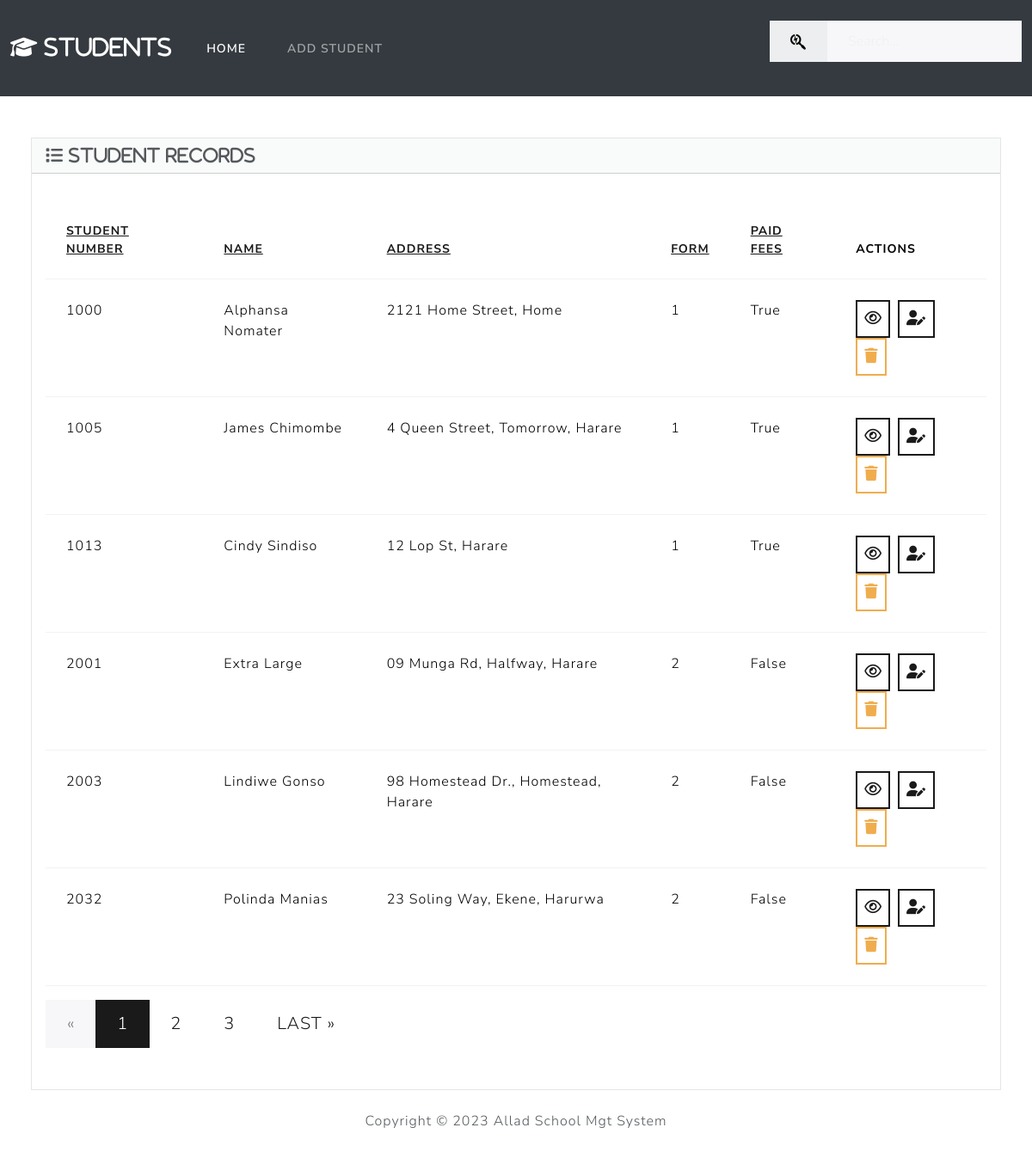
The page / on the database its author committed.
### students/models.py (models this page shows, shortened)
class Student(models.Model):
    student_number = models.PositiveIntegerField(unique=True)
    first_name = models.CharField(max_length=50)
    last_name = models.CharField(max_length=50)
    address = models.CharField(max_length=200)
    form = models.CharField(max_length=50)
    paidFees = models.BooleanField(default=False)

### students/views.py (the view)
# urls.py: path('',views.index, name='index'),
def index(request):
    sort_by = request.GET.get('sort_by', 'student_number')  # Default sort is by 'student_number'
    student_list = Student.objects.all().order_by(sort_by)
    paginator = Paginator(student_list, 6)  # Show 6 students per page.
    page_number = request.GET.get('page')
    students = paginator.get_page(page_number)
    return render(request, 'students/index.html', {'students': students})

### students/templates/students/index.html (shortened to what this page needs)
{% extends "students/base.html" %}
{% block body %}
  <div class="row">
      <div class="col-12">
      {% if students %}
          <div class="card bg-light ms-4 me-4 mb-4">
              <div class="card-header">
                  <i class="fa-solid fa-list fa-lg"> Student Records</i>
              </div>
              <div class="card-body">
                  <p class="card-text">
                      <div class="table-responsive">
                          <table class="table table-hover">
                              <thead>
                                <tr>
                                <th scope="col"><a href="?sort_by=student_number">Student Number</a></th>
                                <th scope="col"><a href="?sort_by=first_name"> Name</a></th>
                                <th scope="col"><a href="?sort_by=address">Address</a></th>
                                <th scope="col"><a href="?sort_by=form">Form</a></th>
                                <th scope="col"><a href="?sort_by=paidFees">Paid Fees</a></th>
                                <th scope="col">Actions</th>
                                </tr>
                              </thead>
                              <tbody>
                              {% for student in students %}
                                <tr>
                                  <td>{{ student.student_number }}</td>
                                  <td>{{ student.first_name }} {{ student.last_name }}</td>
                                  <td>{{ student.address }}</td>
                                  <td>{{ student.form }}</td>
                                  <td>{{ student.paidFees }}</td>
                                  <td>
                                    <button type="button" class="btn btn-outline-primary me-1 p-2" href="{% url 'view_student' student.id %}" data-toggle="modal" data-target="#view{{student.id}}">
                                    </button>
                                    <a class="btn btn-outline-primary me-1 p-2" href="{% url 'edit' student.id %}">
                                    </a>
                                    <button type="button" class="btn btn-outline-warning p-2" href="{% url 'delete' student.id %}" data-toggle="modal" data-target="#delete{{student.id}}">
                                    </button>
                                  </td>
                                </tr>
                                {% endfor %}
                              </tbody>
                          </table>
                          <div>
                            <ul class="pagination pagination-lg">
                                {% if students.has_previous %}
                                    <li class="page-item">
                                        <a class="page-link" href="?page=1">« FIRST</a>
                                    </li>
                                {% else %}
                                    <li class="page-item disabled">
                                        <a class="page-link" href="#">«</a>
                                    </li>
                                {% endif %}
                                {% for i in students.paginator.page_range %}
                                    {% if students.number == i %}
                                        <li class="page-item active">
                                            <a class="page-link" href="#">{{ i }}</a>
                                        </li>
                                    {% else %}
                                        <li class="page-item">
                                            <a class="page-link" href="?page={{ i }}">{{ i }}</a>
                                        </li>
                                    {% endif %}
                                {% endfor %}
                                {% if students.has_next %}
                                    <li class="page-item">
                                        <a class="page-link" href="?page={{ students.paginator.num_pages }}">LAST »</a>
                                    </li>
                                {% else %}
                                    <li class="page-item disabled">
                                        <a class="page-link" href="#">END</a>
                                    </li>
                                {% endif %}
                            </ul>
                        </div>
                      </div>
                  </p>
              </div>
          </div>
      {% else %}
          <h5 class="alert alert-primary ms-4 me-4">No Student Records Found</h5>
      {% endif %}
      </div>
  </div>
{% endblock %}

### students/templates/students/base.html (shortened to what this page needs)
{% load static %}
<!DOCTYPE html>
<html lang="en">
<head>
    <link rel="stylesheet" href="https://cdnjs.cloudflare.com/ajax/libs/font-awesome/6.4.2/css/all.min.css">
    <link rel="stylesheet" href="{% static 'css/bootstrap.min.css' %}">
</head>
<body class="d-flex flex-column min-vh-100">
    <nav class="navbar navbar-expand-lg bg-dark" data-bs-theme="dark">
        <div class="container-fluid">
          <a class="navbar-brand" href="{% url 'index' %}">
           <i class="fa-solid fa-graduation-cap fa-lg"> Students</i>
          </a>
          <div class="collapse navbar-collapse" id="navbarColor02">
            <ul class="navbar-nav me-auto">
              <li class="nav-item">
                <a class="nav-link active" href="{% url 'index' %}">Home
                </a>
              </li>
              <li class="nav-item">
                <a class="nav-link" href="{% url 'add' %}">Add Student</a>
              </li>
            </ul>
            <form class="d-flex">
              <div class="input-group mb-3">
                <span class="input-group-text text-black"><i class="fa-brands fa-searchengin fa-lg"></i></span>
                <input type="text" class="form-control" id="search-input" placeholder="Search..." aria-label="Search">
              </div>
            </form>
          </div>
        </div>
      </nav>
      <div class="container-fluid mt-5">
        {% block body %}
        {% endblock %}
      </div>
      <footer class="mt-auto mb-4">
        <div class="text-center">
            <span>
                Copyright &copy; <script>document.write(new Date().getFullYear())</script> Allad School Mgt System
            </span>
        </div>
      </footer>
</body>
</html>

### rows shown on the page
Student: student_number "1000", first_name "Alphansa", last_name "Nomater", address "2121 Home Street, Home", form "1", paidFees "True"
Student: student_number "1005", first_name "James", last_name "Chimombe", address "4 Queen Street, Tomorrow, Harare", form "1", paidFees "True"
Student: student_number "1013", first_name "Cindy", last_name "Sindiso", address "12 Lop St, Harare", form "1", paidFees "True"
Student: student_number "2001", first_name "Extra", last_name "Large", address "09 Munga Rd, Halfway, Harare", form "2", paidFees "False"
Student: student_number "2003", first_name "Lindiwe", last_name "Gonso", address "98 Homestead Dr., Homestead, Harare", form "2", paidFees "False"
Student: student_number "2032", first_name "Polinda", last_name "Manias", address "23 Soling Way, Ekene, Harurwa", form "2", paidFees "False"

### other values the page prints
{{ i }} "1"
{{ i }} "2" "3"
